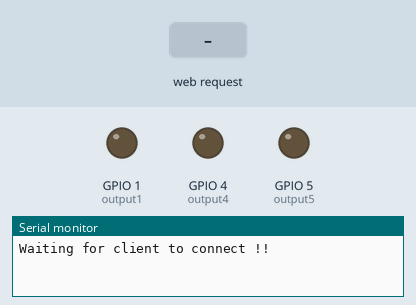
Recording of a sketch running on a simulated ESP8266 (Wemos D1 mini). Shown: output pins drawn as LEDs (lit = HIGH), the last lines printed to the serial monitor. The inputs (shaded band) are chosen by the test bench.

Above: at 1.2 s.
1.3 s: HTTP request GET /5/on received
At 1.6 s:
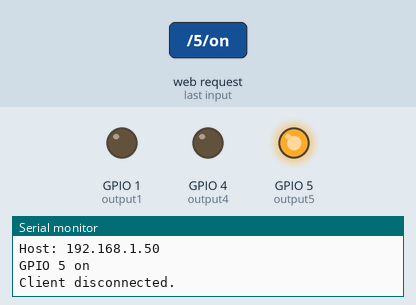
2.8 s: HTTP request GET /4/on received
At 4.0 s:
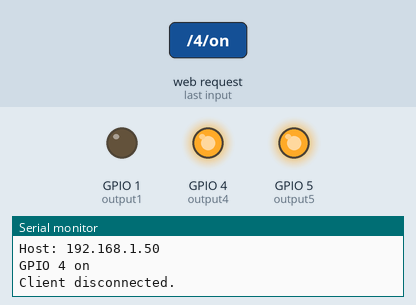
4.3 s: HTTP request GET /5/off received
At 5.1 s:
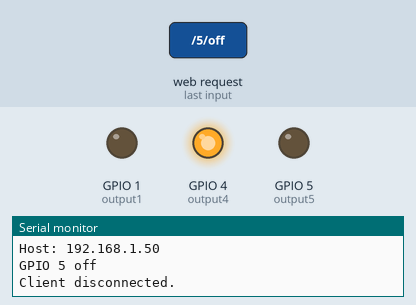
5.8 s: HTTP request GET /1/on received
At 6.3 s:
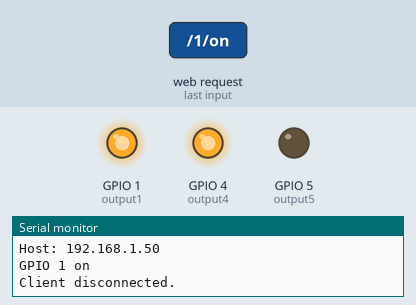
7.3 s: HTTP request GET /4/off received
At 8.5 s:
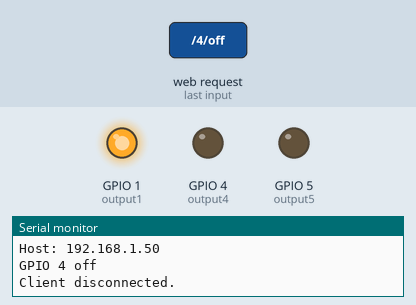
8.8 s: HTTP request GET /1/off received
At 9.7 s:
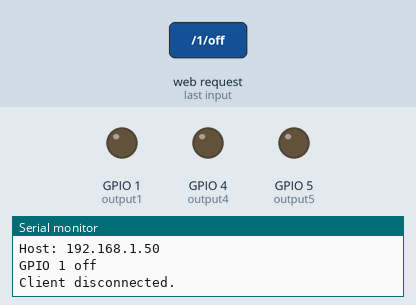
Timing chart, 0 to 11.3 s (numbered marks = the images above; inputs shaded):
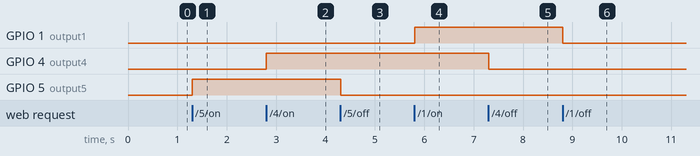

The sketch:

wemos_esp_wifi_webserver.ino
```cpp
// Load Wi-Fi library
#include <ESP8266WiFi.h>

// Replace with your network credentials
const char WiFiAPPSK[] = "4viewworld@123";


// Set web server port number to 80
WiFiServer server(80);

// Variable to store the HTTP request
String header;
String gpsData;
String gpsDataLatitude;
String gpsDataLongitude;
String accelX;
String accelY;
String accelZ;

// Auxiliar variables to store the current output state
String output5State = "off";
String output4State = "off";
String output1State = "off";

// Assign output variables to GPIO pins
const int output5 = 5;
const int output4 = 4;
const int output1 = 1;

String getValue(String data, char separator, int index)
{
    int found = 0;
    int strIndex[] = { 0, -1 };
    int maxIndex = data.length() - 1;

    for (int i = 0; i <= maxIndex && found <= index; i++) {
        if (data.charAt(i) == separator || i == maxIndex) {
            found++;
            strIndex[0] = strIndex[1] + 1;
            strIndex[1] = (i == maxIndex) ? i+1 : i;
        }
    }
    return found > index ? data.substring(strIndex[0], strIndex[1]) : "";
}

void setupWiFi()
{
  WiFi.mode(WIFI_AP);

  // Do a little work to get a unique-ish name. Append the
  // last two bytes of the MAC (HEX'd) to "Thing-":
  uint8_t mac[WL_MAC_ADDR_LENGTH];
  WiFi.softAPmacAddress(mac);
  String macID = String(mac[WL_MAC_ADDR_LENGTH - 2], HEX) +
                 String(mac[WL_MAC_ADDR_LENGTH - 1], HEX);
  macID.toUpperCase();
  String AP_NameString = "4ViewWebServer";

  char AP_NameChar[AP_NameString.length() + 1];
  memset(AP_NameChar, 0, AP_NameString.length() + 1);

  for (int i=0; i<AP_NameString.length(); i++)
    AP_NameChar[i] = AP_NameString.charAt(i);

  WiFi.softAP(AP_NameChar, WiFiAPPSK);
}

void setup() {
  Serial.begin(115200);
  // Initialize the output variables as outputs
  pinMode(output5, OUTPUT);
  pinMode(output4, OUTPUT);
  pinMode(output1, OUTPUT);
  // Set outputs to LOW
  digitalWrite(output5, LOW);
  digitalWrite(output4, LOW);
  digitalWrite(output1, LOW);

  // Connect to Wi-Fi network with SSID and password
  setupWiFi();
  Serial.println("Waiting for client to connect !!");

  server.begin();

}

void loop(){
  WiFiClient client = server.available();   // Listen for incoming clients

  if (client) {
      // Print local IP address and start web server
      Serial.println("....");
      Serial.println("WiFi connected.");
      Serial.println("IP address: ");
      Serial.println(WiFi.localIP());
      //server.begin();

      // If a new client connects,
    Serial.println("New Client.");          // print a message out in the serial port
    String currentLine = "";                // make a String to hold incoming data from the client
    while (client.connected()) {            // loop while the client's connected
      if (client.available()) {             // if there's bytes to read from the client,
        char c = client.read();             // read a byte, then
        Serial.write(c);                    // print it out the serial monitor
        header += c;
        if (c == '\n') {                    // if the byte is a newline character
          // if the current line is blank, you got two newline characters in a row.
          // that's the end of the client HTTP request, so send a response:
          if (currentLine.length() == 0) {
            // HTTP headers always start with a response code (e.g. HTTP/1.1 200 OK)
            // and a content-type so the client knows what's coming, then a blank line:
            client.println("HTTP/1.1 200 OK");
            client.println("Content-type:text/html");
            client.println("Connection: close");
            client.println();

            // turns the GPIOs on and off
            if (header.indexOf("GET /GPS") >= 0)
            {
              Serial.println("RECEIVE GPS DATA :: ");
              Serial.println("HEADER = " + header);
              String val = "";
              for( int i = 0; i < 10 ; ++i)
              {
                val = getValue(header, '-', i);
                Serial.println("Value at : " + String(i) + " = " + val);
                if (i == 1)
                {
                  gpsDataLatitude = val;
                }
                else if (i == 2)
                {
                  gpsDataLongitude = val;
                }
                if(val == "FIN")
                {
                    break;
                }
              }
            }
            else if (header.indexOf("GET /ACCEL") >= 0)
            {
              Serial.println("RECEIVE ACCELEROMETER DATA :: ");
              Serial.println("HEADER = " + header);
              String val = "";
              for( int i = 0; i < 10 ; ++i)
              {
                val = getValue(header, '-', i);
                Serial.println("Value at : " + String(i) + " = " + val);
                if (i == 1)
                {
                  accelX = val;
                }
                else if (i == 2)
                {
                  accelY = val;
                }
                else if (i == 3)
                {
                  accelZ = val;
                }
                if(val == "FIN")
                {
                    break;
                }
              }
            }else if (header.indexOf("GET /5/on") >= 0) {
              Serial.println("GPIO 5 on");
              output5State = "on";
              digitalWrite(output5, HIGH);
            } else if (header.indexOf("GET /5/off") >= 0) {
              Serial.println("GPIO 5 off");
              output5State = "off";
              digitalWrite(output5, LOW);
            } else if (header.indexOf("GET /4/on") >= 0) {
              Serial.println("GPIO 4 on");
              output4State = "on";
              digitalWrite(output4, HIGH);
            } else if (header.indexOf("GET /4/off") >= 0) {
              Serial.println("GPIO 4 off");
              output4State = "off";
              digitalWrite(output4, LOW);
            } else if (header.indexOf("GET /1/on") >= 0) {
              Serial.println("GPIO 1 on");
              output1State = "on";
              digitalWrite(output1, HIGH);
            } else if (header.indexOf("GET /1/off") >= 0) {
              Serial.println("GPIO 1 off");
              output1State = "off";
              digitalWrite(output1, LOW);
            }

            // Display the HTML web page
            client.println("<!DOCTYPE html><html>");
            client.println("<head><meta name=\"viewport\" content=\"width=device-width, initial-scale=1\">");
            client.println("<link rel=\"icon\" href=\"data:,\">");
            // CSS to style the on/off buttons
            // Feel free to change the background-color and font-size attributes to fit your preferences
            client.println("<style>html { font-family: Helvetica; display: inline-block; margin: 0px auto; text-align: center;}");
            client.println(".button { background-color: #77878A; border: none; color: white; padding: 16px 40px;");
            client.println("text-decoration: none; font-size: 30px; margin: 2px; cursor: pointer;}");
            client.println(".button2 {background-color: #195B6A;}</style></head>");

            // Web Page Heading
            client.println("<body><h1>ForeView ESP8266 Web Server</h1>");
            client.println("<body><h2>GPS Latitude  : " + gpsDataLatitude +" </h2>");
            client.println("<body><h2>GPS Longitude : " + gpsDataLongitude +" </h2>");
            client.println("<body><h2>============================================== </h2>");
            client.println("<body><h2>ACCELEROMETER X : " + accelX +" </h2>");
            client.println("<body><h2>ACCELEROMETER Y : " + accelY +" </h2>");
            client.println("<body><h2>ACCELEROMETER Z : " + accelZ +" </h2>");

            // Display current state, and ON/OFF buttons for GPIO 5
            client.println("<p>GPIO 5 - State " + output5State + "</p>");
            // If the output5State is off, it displays the ON button
            if (output5State=="off") {
              client.println("<p><a href=\"/5/on\"><button class=\"button\">OFF</button></a></p>");
            } else {
              client.println("<p><a href=\"/5/off\"><button class=\"button button2\">ON</button></a></p>");
            }

            // Display current state, and ON/OFF buttons for GPIO 4
            client.println("<p>GPIO 4 - State " + output4State + "</p>");
            // If the output4State is off, it displays the ON button
            if (output4State=="off") {
              client.println("<p><a href=\"/4/on\"><button class=\"button\">OFF</button></a></p>");
            } else {
              client.println("<p><a href=\"/4/off\"><button class=\"button button2\">ON</button></a></p>");
            }

            // Display current state, and ON/OFF buttons for GPIO 1
            client.println("<p>GPIO 1 - State " + output4State + "</p>");
            // If the output1State is off, it displays the ON button
            if (output1State=="off") {
              client.println("<p><a href=\"/1/on\"><button class=\"button\">OFF</button></a></p>");
            } else {
              client.println("<p><a href=\"/1/off\"><button class=\"button button2\">ON</button></a></p>");
            }
            client.println("</body></html>");

            // The HTTP response ends with another blank line
            client.println();
            // Break out of the while loop
            break;
          } else { // if you got a newline, then clear currentLine
            currentLine = "";
          }
        } else if (c != '\r') {  // if you got anything else but a carriage return character,
          currentLine += c;      // add it to the end of the currentLine
        }
      }
    }
    // Clear the header variable
    header = "";
    // Close the connection
    client.stop();
    Serial.println("Client disconnected.");
    Serial.println("");
  }
}
```

Measured:
- after the input at 1.3 s, GPIO 5 (output5): LOW → HIGH at once
- after the input at 2.8 s, GPIO 4 (output4): LOW → HIGH at once
- after the input at 4.3 s, GPIO 5 (output5): HIGH → LOW at once
- after the input at 5.8 s, GPIO 1 (output1): LOW → HIGH at once
- after the input at 7.3 s, GPIO 4 (output4): HIGH → LOW at once
- after the input at 8.8 s, GPIO 1 (output1): HIGH → LOW at once
